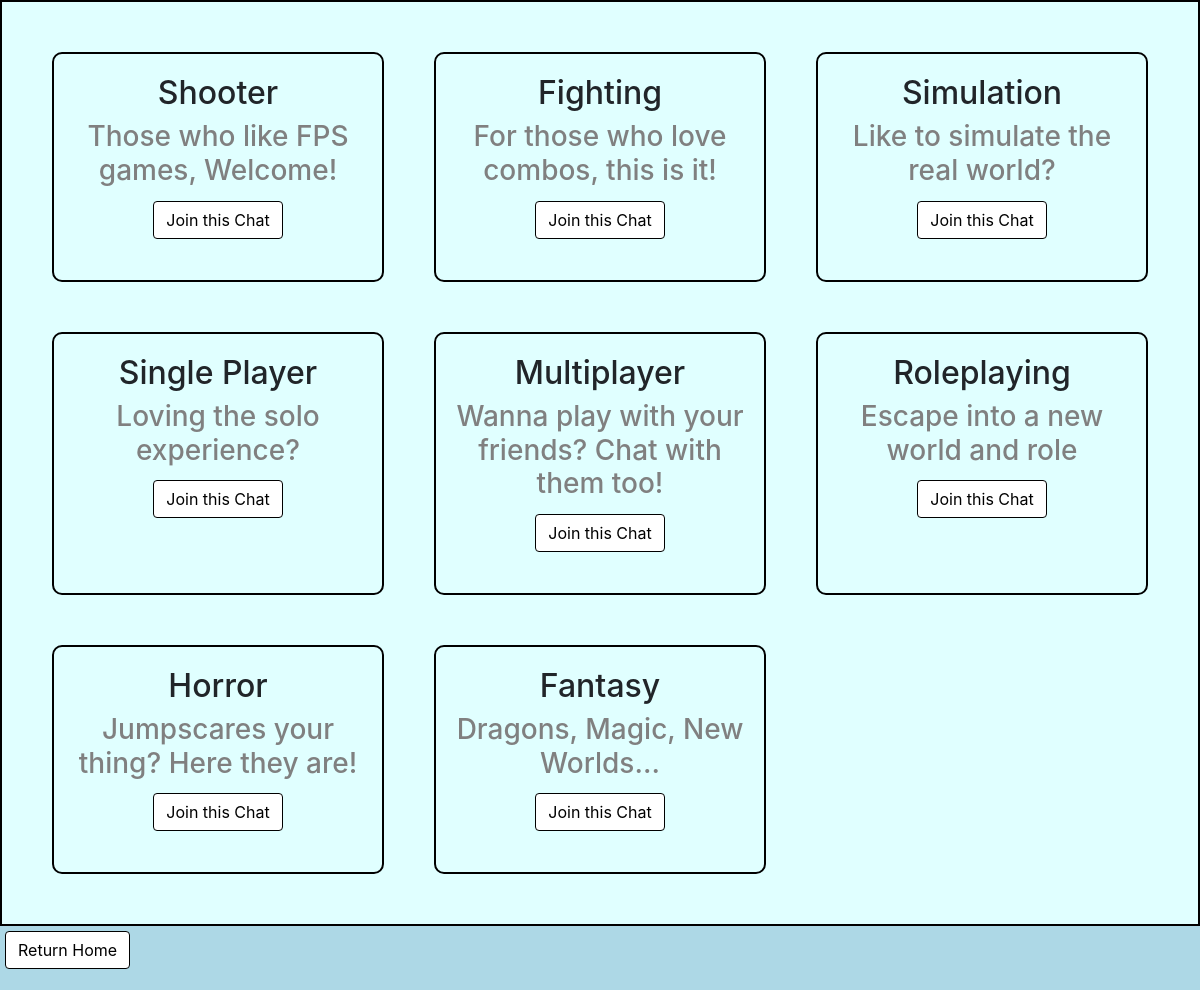
/view_group (signed in), run on the app's committed database.
### app/models.py (models this page shows)
class Groups(db.Model):
    __tablename__ = "Groups"
    id = db.Column(db.Integer, primary_key=True)
    group_name = db.Column(db.String(20))
    desc = db.Column(db.String(50))
    users = db.relationship(
        "UserInfo", secondary=user_group, back_populates="group"
    )
    messages = db.relationship('Messages', backref='groups', lazy='dynamic')

### app/views.py (the view)
@app.route('/view_group', methods=['GET', 'POST'])
def view_group():
    curr_user = session.get('username')
    groups = models.Groups.query.all()
    user = models.UserInfo.query.filter_by(username=curr_user).first()
    for i in user.group:
        temp_g = models.Groups.query.filter_by(id=i.id).first()
        groups.remove(temp_g)
    return render_template('viewgroup.html', title='Groups', groups=groups)

### app/templates/viewgroup.html
{% extends "base.html" %}
{% block content %}
<div class="groups-main">
    <div class="display-games">
        {% for group in groups %}
        <div class="grid-games">
            <h2> {{group.group_name}} </h2>
            <h3 class="split"> {{group.desc}} </h3>
            <form action="/join_group" method="post">
                <button class="btn delete" type="submit" name="add_button" value="{{ group.id }}">Join this Chat</button>
            </form>
        </div>
        {% endfor %}
    </div>
    <form action="/home" method="post">
        <button class="btn delete" type="submit">Return Home</button>
    </form>
</div>
{% endblock %}

### app/static/stylesheet.css (style rules this page uses)
body { background-color: lightblue; }
h2 { text-align: center; }
.btn { border: 1px solid black; background-color: white; color: black; margin: 5px; font-size: 16px; }
.display-games { display: grid; grid-template-columns: repeat(3, 1fr); border: 2px solid black; background-color: lightcyan; text-align: center; padding: 50px 50px 50px 50px; gap: 50px; }
.groups-main { min-width: 840px; }
.grid-games { border: 2px solid black; border-radius: 10px; padding: 20px; }
.split { color: gray; }

### data on the page
Groups: group_name "Shooter", desc "Those who like FPS games, Welcome!", {{ group.id }} 2 (drawn)
Groups: group_name "Fighting", desc "For those who love combos, this is it!", {{ group.id }} 5 (drawn)
Groups: group_name "Simulation", desc "Like to simulate the real world?", {{ group.id }} 7 (drawn)
Groups: group_name "Single Player", desc "Loving the solo experience?", {{ group.id }} 9 (drawn)
Groups: group_name "Multiplayer", desc "Wanna play with your friends? Chat with them too!", {{ group.id }} 10 (drawn)
Groups: group_name "Roleplaying", desc "Escape into a new world and role", {{ group.id }} 11 (drawn)
Groups: group_name "Horror", desc "Jumpscares your thing? Here they are!", {{ group.id }} 14 (drawn)
Groups: group_name "Fantasy", desc "Dragons, Magic, New Worlds...", {{ group.id }} 15 (drawn)
